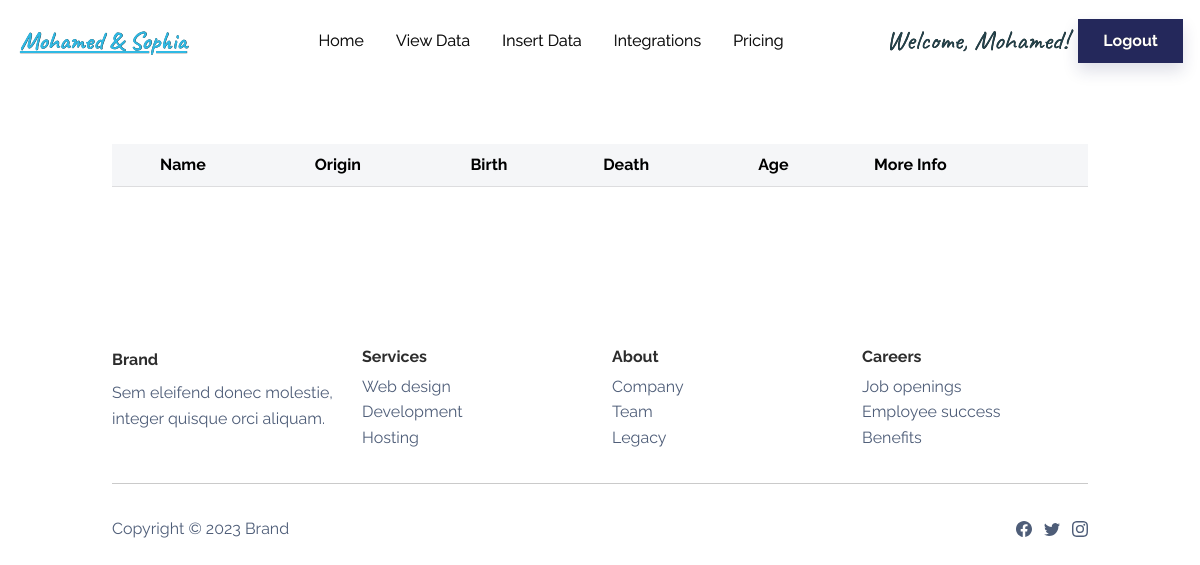
Before: /data (signed in) with the older database file.
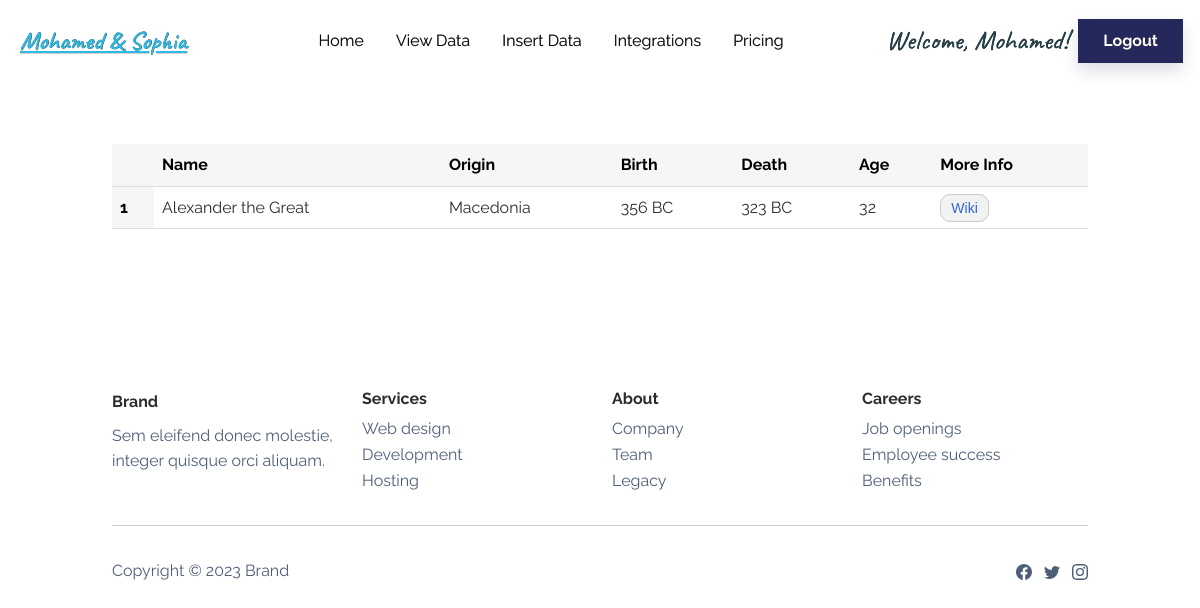
After: the same page with the newer database file.
### MSapp/models.py (models this page shows, shortened)
class User(db.Model, UserMixin): # UserMixin will give us the default implementations of the functions that we need to have in the User class for flask_login to work
    id = db.Column(db.Integer, primary_key=True)
    username = db.Column(db.String(30), unique=True, nullable=False)
    email = db.Column(db.String(120), unique=True, nullable=False)
    password_hash = db.Column(db.String(60), nullable=False)
    @property # this is a decorator, it will allow us to access the function as an attribute
    def password(self): # this function will return the password
        return self.password

class Great(db.Model):
    id = db.Column(db.Integer, primary_key=True)
    name = db.Column(db.String(80), unique=True, nullable=False)
    origin = db.Column(db.String(80), unique=False, nullable=True)
    birth = db.Column(db.String(80), unique=False, nullable=True)
    death = db.Column(db.String(80), unique=False, nullable=True)
    age = db.Column(db.Integer, unique=False, nullable=True)
    url = db.Column(db.String(200), unique=False, nullable=True)

### MSapp/routes.py (the view)
@app.route('/data')
@login_required
def viewData(): # this function will show the data from the database
    greats = Great.query.all()
    return render_template('viewData.html', greats=greats)

### MSapp/models.py (called while the page is built)
@login_manager.user_loader # this is a decorator, it will allow us to access the function as an attribute
def load_user(user_id): # this function will load the user
    return User.query.get(int(user_id)) # this line will return the user

### MSapp/templates/viewData.html (shortened to what this page needs)
{% extends 'base.html' %}
{% block content %}
    <section class="py-5 mt-5">
        <div class="container py-4 py-xl-5">
            <table class="table">
                <thead class="table-light">
                <tr>
                    <th scope="col"></th>
                    <th scope="col">Name</th>
                    <th scope="col">Origin</th>
                    <th scope="col">Birth</th>
                    <th scope="col">Death</th>
                    <th scope="col">Age</th>
                    <th scope="col">More Info</th>
                </tr>
                </thead>
            <tbody>
                {% for great in greats %}
                <tr>
                    <th scope="row" class="table-light">{{ loop.index }}</th>
                    <td>{{ great.name }}</td>
                    <td>{{ great.origin }}</td>
                    <td>{{ great.birth }}</td>
                    <td>{{ great.death }}</td>
                    <td>{{ great.age }}</td>
                    <td><a href={{ great.url }} class="more-info-link">Wiki</a></td>
                </tr>
                {% endfor %}
            </tbody>
            </table>
        </div>
    </section>
{% endblock %}

### MSapp/templates/base.html (shortened to what this page needs)
<!DOCTYPE html>
<html lang="en">
<head>
    <link href="{{ url_for('static', filename='bootstrap/css/bootstrap.min.css') }}" rel="stylesheet">
    <link href="{{ url_for('static', filename='css/mystyles.css') }}" rel="stylesheet">
</head>
<body>
    <nav class="navbar navbar-light navbar-expand-md fixed-top navbar-shrink py-3" id="mainNav" style="height: 80px;text-shadow: 0.2px 0.2px var(--bs-navbar-active-color);display: inline;overflow: visible;transform: translate(-5px);">
        <div class="container-fluid">
            <a class="navbar-brand d-flex align-items-center" href="{{ url_for('home') }}">
                <span style="width: 192.75px;color: rgb(47,185,228);font-size: 25px;font-family: caveat;text-decoration: underline;text-align: center;">
                    Mohamed &amp; Sophia
                </span>
            </a>
            <div class="collapse navbar-collapse" id="navcol-1">
                <ul class="navbar-nav mx-auto" style="margin-right: 100px;">
                    <li class="nav-item"><a class="nav-link" href="{{ url_for('home') }}">Home</a></li>
                    <li class="nav-item"><a class="nav-link" href="{{ url_for('viewData') }}">View Data</a></li>
                    <li class="nav-item"><a class="nav-link" href="{{ url_for('insertData') }}">Insert Data</a></li>
                    <li class="nav-item"><a class="nav-link" href="{{ url_for('integrations') }}">Integrations</a></li>
                    <li class="nav-item"><a class="nav-link" href="{{ url_for('pricing') }}">Pricing</a></li>
                </ul>
                    {% if current_user.is_authenticated %}
                            <a><span style="width: 192.75px;color: rgb(35,66,75);font-size: 27px;font-family: caveat; text-align: center;">
                                Welcome, {{ current_user.username }}!
                            </span></a>
                        <a class="btn btn-primary shadow" style="margin-left: 10px;" role="button" href="{{ url_for('logout') }}">Logout</a>
                    {% else %}
                        <a class="btn btn-primary shadow" style="margin-right: 20px;" role="button" href="{{ url_for('login') }}">Login</a>
                        <a class="btn btn-secondary shadow" role="button" href="{{ url_for('signup') }}">Sign up</a>
                    {% endif %}
            </div>
        </div>
    </nav>
    {% block content %}
    {% endblock %}
    <footer>
        <div class="container py-4 py-lg-5">
            <div class="row row-cols-2 row-cols-md-4">
                <div class="col-12 col-md-3">
                    <div class="fw-bold d-flex align-items-center mb-2"><span>Brand</span></div>
                    <p class="text-muted">Sem eleifend donec molestie, integer quisque orci aliquam.</p>
                </div>
                <div class="col-sm-4 col-md-3 text-lg-start d-flex flex-column">
                    <h3 class="fs-6 fw-bold">Services</h3>
                    <ul class="list-unstyled">
                        <li><a href="#">Web design</a></li>
                        <li><a href="#">Development</a></li>
                        <li><a href="#">Hosting</a></li>
                    </ul>
                </div>
                <div class="col-sm-4 col-md-3 text-lg-start d-flex flex-column">
                    <h3 class="fs-6 fw-bold">About</h3>
                    <ul class="list-unstyled">
                        <li><a href="#">Company</a></li>
                        <li><a href="#">Team</a></li>
                        <li><a href="#">Legacy</a></li>
                    </ul>
                </div>
                <div class="col-sm-4 col-md-3 text-lg-start d-flex flex-column">
                    <h3 class="fs-6 fw-bold">Careers</h3>
                    <ul class="list-unstyled">
                        <li><a href="#">Job openings</a></li>
                        <li><a href="#">Employee success</a></li>
                        <li><a href="#">Benefits</a></li>
                    </ul>
                </div>
            </div>
            <hr>
            <div class="text-muted d-flex justify-content-between align-items-center pt-3">
                <p class="mb-0">Copyright © 2023 Brand</p>
                <ul class="list-inline mb-0">
                    <li class="list-inline-item"></li>
                    <li class="list-inline-item"></li>
                    <li class="list-inline-item"></li>
                </ul>
            </div>
        </div>
    </footer>
</body>
</html>

### MSapp/static/css/mystyles.css (style rules this page uses)
.more-info-link { font-family: Arial, sans-serif; font-size: 14px; color: #3366cc; text-decoration: none; padding: 5px 10px; background-color: #f2f2f2; border: 1px solid #ccc; border-radius: 10px; transition: background-color 0.3s ease; }

Changed rows visible on the page:
added Great: name "Alexander the Great", origin "Macedonia", birth "356 BC", death "323 BC", age "32"
